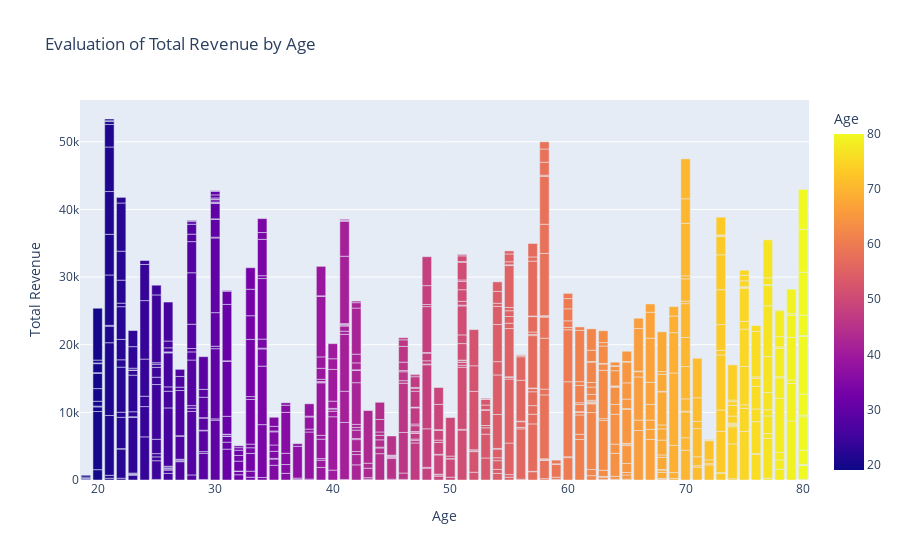

This figure's notebook cell:
### Code cell
px.bar(df, x="Age", y="Total Revenue", color="Age",
      title="Evaluation of Total Revenue by Age")

### Figure 1 — Plotly figure (JSON) as saved in the notebook; plotly's stock layout.template omitted (floating-point values rounded to 4 significant figures; data arrays with more than 128 entries replaced by an {"elided": "..."} marker saying what was removed)
{"data": [{"alignmentgroup": "True", "hovertemplate": "Age=%{marker.color}<br>Total Revenue=%{y}<extra></extra>", "legendgroup": "", "marker": {"color": {"elided": "681 int values"}, "coloraxis": "coloraxis", "pattern": {"shape": ""}}, "name": "", "offsetgroup": "", "orientation": "v", "showlegend": false, "textposition": "auto", "type": "bar", "x": {"elided": "681 int values"}, "xaxis": "x", "y": {"elided": "681 float values"}, "yaxis": "y"}], "layout": {"autosize": true, "barmode": "relative", "coloraxis": {"colorbar": {"title": {"text": "Age"}}, "colorscale": [[0, "#0d0887"], [0.1111, "#46039f"], [0.2222, "#7201a8"], [0.3333, "#9c179e"], [0.4444, "#bd3786"], [0.5556, "#d8576b"], [0.6667, "#ed7953"], [0.7778, "#fb9f3a"], [0.8889, "#fdca26"], [1, "#f0f921"]]}, "legend": {"tracegroupgap": 0}, "title": {"text": "Evaluation of Total Revenue by Age"}, "xaxis": {"anchor": "y", "autorange": true, "domain": [0, 1], "range": [18.5, 80.5], "title": {"text": "Age"}, "type": "linear"}, "yaxis": {"anchor": "x", "autorange": true, "domain": [0, 1], "range": [0, 56180.0], "title": {"text": "Total Revenue"}, "type": "linear"}}}
